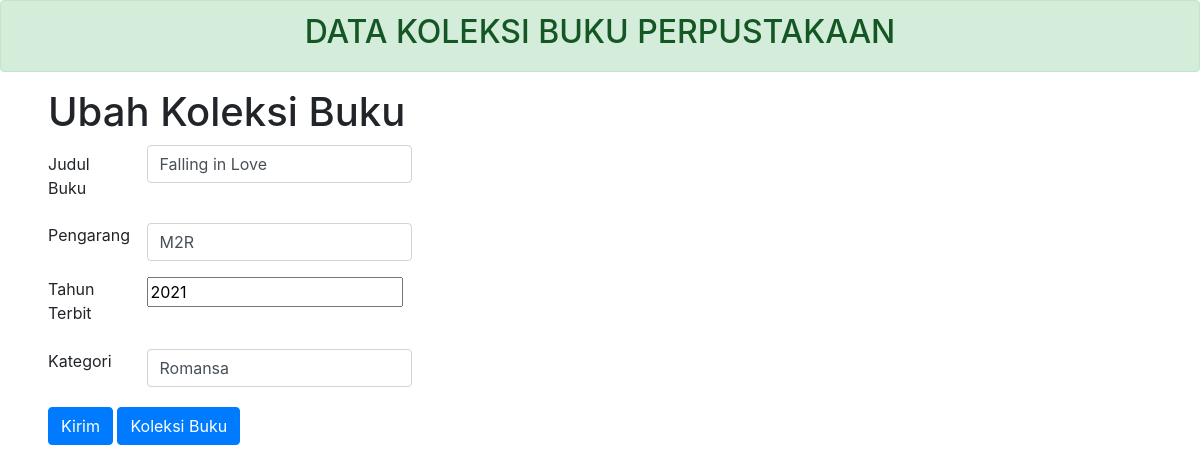
The page /ubahbuku.php?id=3 on the database its author committed.
### tables this page shows
CREATE TABLE `db_koleksibuku` (
  `id_buku` int(11) NOT NULL,
  `judul_buku` text DEFAULT NULL,
  `pengarang` text DEFAULT NULL,
  `tahun_terbit` int(11) DEFAULT NULL,
  `kategory` text DEFAULT NULL
);

### ubahbuku.php (the view, shortened to what this page needs)
<?php
include_once("koneksi.php");
$id=$_GET['id'];
$query = "SELECT * FROM db_koleksibuku WHERE id_buku=". $id;
$hasil = mysqli_query($conn,$query);
?>
<!DOCTYPE html>
 <html>
 <head>
 <link rel="stylesheet" href="https://maxcdn.bootstrapcdn.com/bootstrap/4.0.0/css/bootstrap.min.css">
 </head>
 <body>
 <div class="alert alert-success text-center" role="alert" >
<h2>DATA KOLEKSI BUKU PERPUSTAKAAN</h2>
 </div>
 <h1 class="ml-5">Ubah Koleksi Buku</h1>
 <form method="post" action="prosesubahbuku.php" class="ml-5">
 <?php while ($data=mysqli_fetch_array($hasil)) { ?>
   <div class="col-sm-3">
   </div>
 <div class="form-group row">
 <label for="judul" class="col-sm-1 col-form-label">Judul Buku</label>
 <div class="col-sm-3">
 <input type="text" name="judul" class="form-control" value="<?php echo $data['judul_buku'] ?>" >
</div>
 </div>
 <div class="form-group row">
 <label for="pengarang" class="col-sm-1 col-formlabel">Pengarang</label>
 <div class="col-sm-3">
 <input type="text" name="pengarang" class="form-control" value="<?php echo $data['pengarang'] ?>" >
 </div>
 </div>
 <div class="form-group row">
 <label for="tahun_terbit" class="col-sm-1 col-formlabel">Tahun Terbit</label>
 <div class="col-sm-3">
 <input type="number" name="tahun_terbit" class="formcontrol" value="<?php echo $data['tahun_terbit'] ?>" >
 </div>
 </div>
 <div class="form-group row">
 <label for="kategori" class="col-sm-1 col-formlabel">Kategori</label>
 <div class="col-sm-3">
 <input type="text" name="kategori" class="form-control" value="<?php echo $data['kategory'] ?>">
 </div>
 </div>
<button type="submit" class="btn btn-primary mb-1 mt-1 ml-0 mr-0" >Kirim</button>
<a href="index.php" class="btn btn-primary mb-1 mt-1 ml0"><i class="fas fa-user-plus mr-0"></i>Koleksi Buku</a>
</form>
<?php } ?>
 </body>
 </html>

### rows shown on the page
db_koleksibuku: judul "Falling in Love", pengarang "M2R", tahun_terbit "2021", kategori "Romansa"
